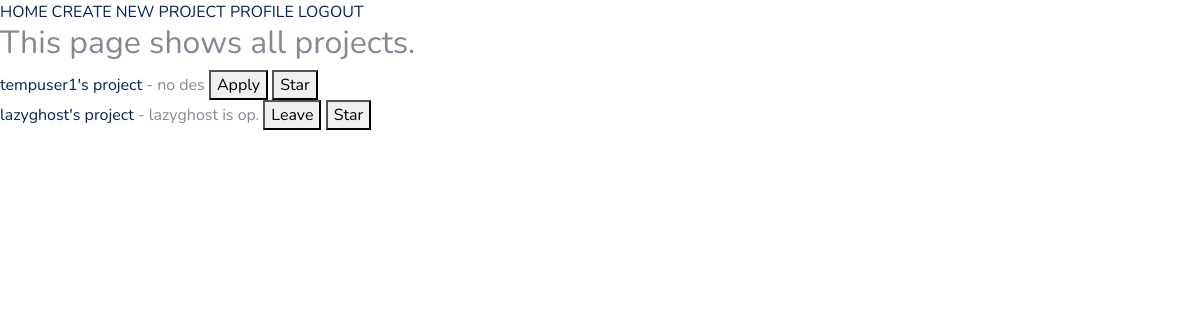
The app's page / (signed in), older data.
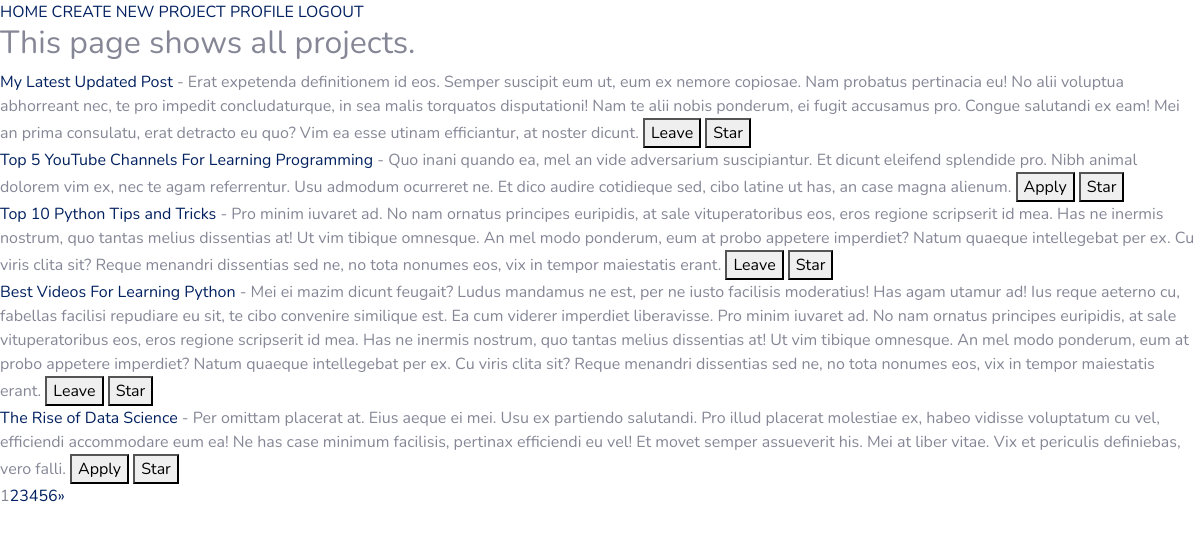
The same page, newer data.
### home/models.py (models this page shows, shortened)
class Project(models.Model):
    Title = models.CharField(max_length=30)
    Description = models.TextField()
    FloatedBy = models.ForeignKey(User, on_delete=models.CASCADE)
    Mentors = models.ManyToManyField(User, related_name='Mentors', blank = True)
    Status = models.CharField(max_length=10, choices=STATUS_CHOICES, default='Open')
    Difficulty = models.CharField(max_length=15, choices=DIFFICULTY_CHOICES, default='Beginner')
    PreRequisite = models.TextField()
    Duration = models.CharField(max_length=30)
    DatePosted = models.DateTimeField(default = timezone.now)
    SelectionCriteria = models.TextField()
    OpenedFor = models.TextField()
    ApplyRequest = models.ManyToManyField(User, related_name='ApplyRequest', blank = True)
    AlreadyApplied = models.ManyToManyField(User, related_name='AlreadyApplied', blank = True)

### home/views.py (the view)
# urls.py: path('',views.main, name = 'home'),
@login_required
def main(request):
    user_projects_id = []
    user_starred_projects_id = []
    user_requested_projects_id = []
    user_applied_projects = Project.objects.all().filter(AlreadyApplied =  request.user)
    user_floated_projects = Project.objects.all().filter(FloatedBy =  request.user)
    for project in user_applied_projects:
        user_projects_id.append(project.id)
    for project in user_floated_projects:
        user_projects_id.append(project.id)
    user_requested_projects = Project.objects.all().filter(ApplyRequest = request.user)
    for project in user_requested_projects:
        user_requested_projects_id.append(project.id)
    for project in request.user.profile.starred_projects.all():
        user_starred_projects_id.append(project.id)
    all_project_list = Project.objects.all().order_by('-DatePosted')
    page = request.GET.get('page', 1)
    paginator = Paginator(all_project_list, 5)
    try:
        projects = paginator.page(page)
    except PageNotAnInteger:
        projects = paginator.page(1)
    except EmptyPage:
        projects = paginator.page(paginator.num_pages)
    context = {
        'title': 'Home',
        'projects': projects,
        'user_projects_id': user_projects_id,
        'user_starred_projects_id' : user_starred_projects_id,
        'user_requested_projects_id' : user_requested_projects_id
    }
    return render(request, 'home/main.html', context)

### home/templates/home/main.html (shortened to what this page needs)
{% extends 'home/base.html' %}
{% block content %}
    <h2>This page shows all projects.</h2>
    {% for project in projects %}
        <div>
            <a href="{% url 'project' project.id %}"> {{ project.Title }} </a> - {{ project.Description }}
            {% if project.id in user_requested_projects_id %}
                <button>Requested</button>
            {% else %}
                {% if project.id not in user_projects_id %}
                <a href="{% url 'apply-to-project' project.id %}"><button >Apply</button></a>
                {% else %}
                <a href="{% url 'leave-project' project.id %}"><button >Leave</button></a>
                {% endif %}
            {% endif %}
            {% if project.id not in user_starred_projects_id %}
                <a href="{% url 'star-project' project.id %}"><button >Star</button></a>
            {% else %}
                <a href="{% url 'unstar-project' project.id %}"><button >Unstar</button></a>
            {% endif %}
        </div>
    {% endfor %}
    {% if projects.has_other_pages %}
        <ul class="pagination">
            {% for i in projects.paginator.page_range %}
                {% if projects.number == i %}
                    <li class="active"><span>{{ i }} <span class="sr-only">(current)</span></span></li>
                {% else %}
                    <li><a href="?page={{ i }}">{{ i }}</a></li>
                {% endif %}
            {% endfor %}
            {% if projects.has_next %}
            <li><a href="?page={{ projects.next_page_number }}">&raquo;</a></li>
            {% endif %}
        </ul>
    {% endif %}
{% endblock content %}

Row changes from the older to the newer data that the page shows:
no longer on this page (row unchanged): Project: Title "tempuser1's project", Description "no des", shows "Apply", shows "Star"
no longer on this page (row unchanged): Project: Title "lazyghost's project", Description "lazyghost is op.", shows "Leave", shows "Star"
added Project: Title "My Latest Updated Post", Description "Erat expetenda definitionem id eos. Semper suscipit eum ut, eum ex nemore copiosae. Nam probatus pertinacia eu! No alii voluptua abhorreant nec, te pro impedit concludaturque, in sea malis torquatos disputationi! Nam te alii nobis ponderum, ei fugit accusamus pro. Congue salutandi ex eam! Mei an prima consulatu, erat detracto eu quo? Vim ea esse utinam efficiantur, at noster dicunt.", shows "Leave", shows "Star"
added Project: Title "Top 5 YouTube Channels For Learning Programming", Description "Quo inani quando ea, mel an vide adversarium suscipiantur. Et dicunt eleifend splendide pro. Nibh animal dolorem vim ex, nec te agam referrentur. Usu admodum ocurreret ne. Et dico audire cotidieque sed, cibo latine ut has, an case magna alienum.", shows "Apply", shows "Star"
added Project: Title "Top 10 Python Tips and Tricks", Description "Pro minim iuvaret ad. No nam ornatus principes euripidis, at sale vituperatoribus eos, eros regione scripserit id mea. Has ne inermis nostrum, quo tantas melius dissentias at! Ut vim tibique omnesque. An mel modo ponderum, eum at probo appetere imperdiet? Natum quaeque intellegebat per ex. Cu viris clita sit? Reque menandri dissentias sed ne, no tota nonumes eos, vix in tempor maiestatis erant.", shows "Leave", shows "Star"
added Project: Title "Best Videos For Learning Python", Description "Mei ei mazim dicunt feugait? Ludus mandamus ne est, per ne iusto facilisis moderatius! Has agam utamur ad! Ius reque aeterno cu, fabellas facilisi repudiare eu sit, te cibo convenire similique est. Ea cum viderer imperdiet liberavisse. Pro minim iuvaret ad. No nam ornatus principes euripidis, at sale vituperatoribus eos, eros regione scripserit id mea. Has ne inermis nostrum, quo tantas melius dissentias at! Ut vim tibique omnesque. An mel modo ponderum, eum at probo appetere imperdiet? Natum quaeque intellegebat per ex. Cu viris clita sit? Reque menandri dissentias sed ne, no tota nonumes eos, vix in tempor maiestatis erant.", shows "Leave", shows "Star"
added Project: Title "The Rise of Data Science", Description "Per omittam placerat at. Eius aeque ei mei. Usu ex partiendo salutandi. Pro illud placerat molestiae ex, habeo vidisse voluptatum cu vel, efficiendi accommodare eum ea! Ne has case minimum facilisis, pertinax efficiendi eu vel! Et movet semper assueverit his. Mei at liber vitae. Vix et periculis definiebas, vero falli.", shows "Apply", shows "Star"
Text that changed along with them:
new list line: "1"
new list line: "2"
new list line: "3"
new list line: "4"
new list line: "5"
new list line: "6"
